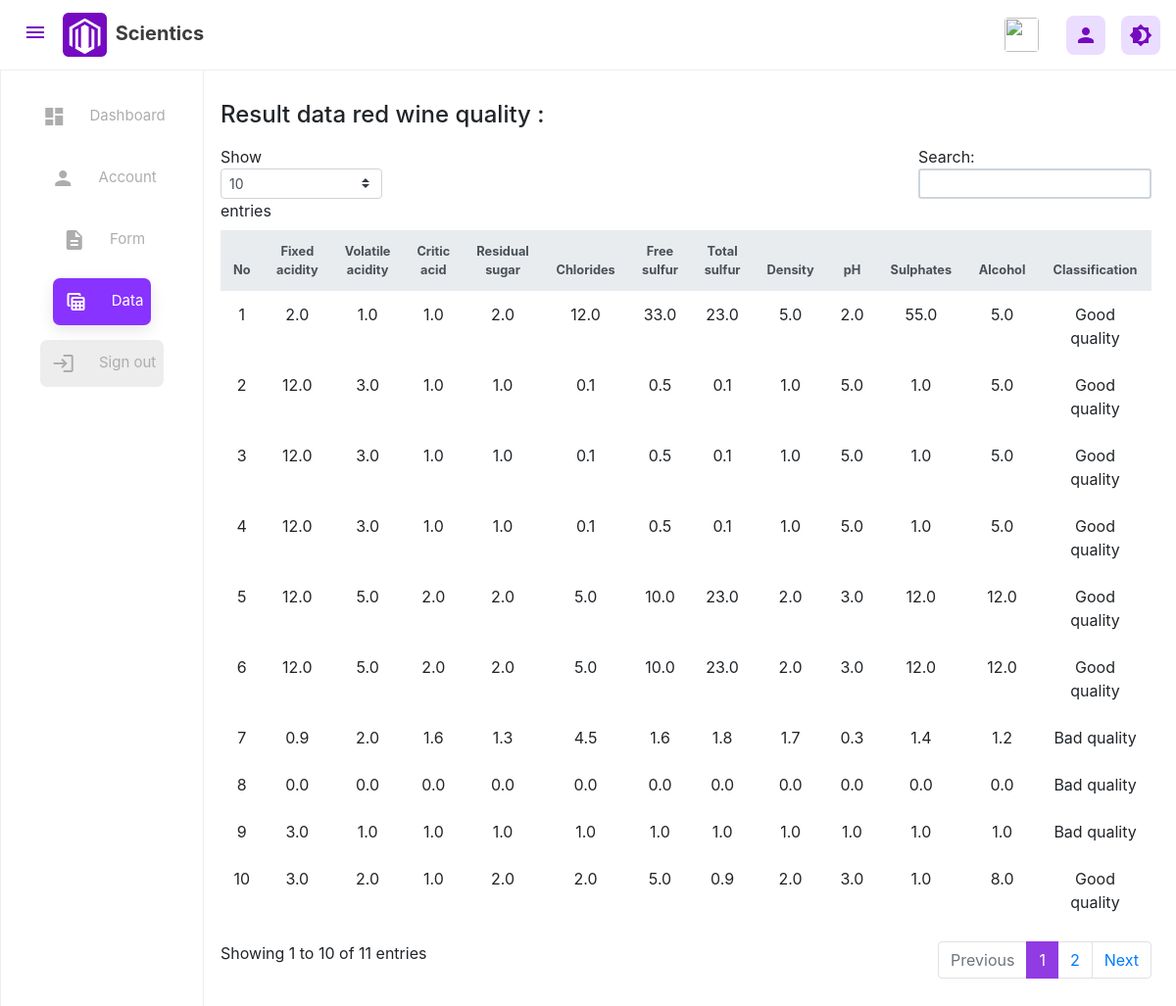
Page /result/ on the committed database.
### app/models.py (models this page shows, shortened)
class WineClassification(models.Model):
    fixed_acidity = models.FloatField()
    volatile_acidity = models.FloatField()
    citric_acid = models.FloatField()
    residual_sugar = models.FloatField()
    chlorides = models.FloatField()
    free_sulfur_dioxide = models.FloatField()
    total_sulfur_dioxide = models.FloatField()
    density = models.FloatField()
    pH = models.FloatField()
    sulphates = models.FloatField()
    alcohol = models.FloatField()
    classification = models.CharField(max_length=30)
    date_created = models.DateTimeField(auto_now_add=True)

### app/views.py (the view)
# urls.py: path('result/', views.data_wine, name='data-results'),
def data_wine(request):
    query = WineClassification.objects.filter().order_by('-date_created')
    return render(request, 'page/data.html', {'query': query})

### app/templates/page/data.html (shortened to what this page needs)
{% load static %}
<!DOCTYPE html>
<html lang="en">
<head>
    <link rel="stylesheet" href="https://stackpath.bootstrapcdn.com/bootstrap/4.5.2/css/bootstrap.min.css"
>
    <link rel="stylesheet" href="{% static 'css/dashboard.css' %}" />
    <link rel="stylesheet" href="{% static 'css/dark-mode.css' %}">
</head>
<body>
    {% include 'components/navbar.html' %}
    <div class="wrapper d-flex">
        <div class="sideMenu">
            <div class="sidebar">
                <ul class="navbar-nav side-nav mt-4">
                    <li class="nav-item active">
                        <a href="{% url 'app:dashboard' %}" data-toggle="tooltip" data-placement="right"
                            title="Dashboard" class="nav-link nav-link-dashboard px-2 ">
                            <i class="material-icons md-18 icon mycon">
                            </i>
                            <span class="text">Dashboard</span>
                        </a>
                    </li>
                    <li class="nav-item">
                        <a href="{% url 'app:profile' user.username %}" data-toggle="tooltip" data-placement="right"
                            title="Account Profile" class="nav-link nav-link-dashboard px-2">
                            <i class="material-icons md-18 mycon icon">
                            </i>
                            <span class="text">Account</span>
                        </a>
                    </li>
                    <li class="nav-item">
                        <a href="{% url 'app:predict' %}" data-toggle="tooltip" data-placement="right" title="Form"
                            class="nav-link nav-link-dashboard px-2">
                            <i class="material-icons icon mycon md-18 ">
                            </i>
                            <span class="text">Form</span>
                        </a>
                    </li>
                    <li class="nav-item">
                        <a href="{% url 'app:data-results' %}" data-toggle="tooltip" data-placement="right" title="Data"
                            class="nav-link nav-link-dashboard active px-2">
                            <i class="material-icons icon mycon md-18  ">
                            </i>
                            <span class="text">Data</span>
                        </a>
                    </li>
                    <li class="nav-item">
                        <a data-toggle="modal" data-target="#modalLogOut"
                            class="nav-link btn-logout nav-link-dashboard px-2">
                            <i class="material-icons icon mycon md-18  ">
                            </i>
                            <span class="text">Sign out</span>
                        </a>
                    </li>
                </ul>
            </div>
        </div>
        <div class="content">
            <main class="content-dashboard">
                <div class="container-fluid">
                    <div class="item">
                        <h4 class="my-3">Result data red wine quality : </h4>
                        <div class="table-responsive">
                            <table id="dataTable" class="table table-borderless container-fluid">
                                <thead class="thead-light">
                                    <tr class="text-center">
                                        <th scope="col text-sm">No</th>
                                        <th scope="col">Fixed acidity</th>
                                        <th scope="col">Volatile acidity</th>
                                        <th scope="col">Critic acid</th>
                                        <th scope="col">Residual sugar</th>
                                        <th scope="col">Chlorides</th>
                                        <th scope="col">Free sulfur</th>
                                        <th scope="col">Total sulfur</th>
                                        <th scope="col">Density</th>
                                        <th scope="col">pH</th>
                                        <th scope="col">Sulphates</th>
                                        <th scope="col">Alcohol</th>
                                        <th scope="col">Classification</th>
                                    </tr>
                                </thead>
                                <tbody>
                                    {% for data in query %}
                                    <tr class="text-center">
                                        <td>{{ forloop.counter }}</td>
                                        <td>{{ data.fixed_acidity }}</td>
                                        <td>{{ data.volatile_acidity }}</td>
                                        <td>{{ data.citric_acid }}</td>
                                        <td>{{ data.residual_sugar }}</td>
                                        <td>{{ data.chlorides }}</td>
                                        <td>{{ data.free_sulfur_dioxide }}</td>
                                        <td>{{ data.total_sulfur_dioxide }}</td>
                                        <td>{{ data.density }}</td>
                                        <td>{{ data.pH }}</td>
                                        <td>{{ data.sulphates }}</td>
                                        <td>{{ data.alcohol }}</td>
                                        <td>{{ data.classification }}</td>
                                    </tr>
                                    {% endfor %}
                                </tbody>
                            </table>
                        </div>
                    </div>
                </div>
            </main>
        </div>
    </div>
</body>
</html>

### app/templates/components/navbar.html (shortened to what this page needs)
{% load static %}
<nav id="myNav" class="navbar nav-dashboard navbar-expand-md navbar-dark sticky-top">
    <a class="nav-link px-2 sideMenuToggler">
        <span class="material-icons icon expandView icon-my-navbar mr-2 ">
        </span>
    </a>
    <div class="title-navbar">
        <a href="{% url 'app:dashboard' %}" class="navbar-brand">
            <img width="45" height="45" class="d-inline-block align-items-center mr-1"
                src="{% static 'img/brand2_white.png' %}" alt="">
            Scientics
        </a>
    </div>
    <div class="nav-top ml-auto">
        <ul class="navbar-nav navbar-nav-top ml-auto">
            <li class="nav-item navbar-nav-top-item nav-img">
                <img src="{{ user.profile.image.url }}" alt="" width="35" height="35" class="rounded ml-auto mr-1">
            </li>
            <li class="nav-item navbar-nav-top-item nav-username ml-4">
                <a class="link-profile" href="{% url 'app:profile' user.username %}" data-toggle="tooltip"
                    data-placement="bottom" title="Profile">
                    <i class="material-icons icon dark-light icon-my-navbar">
                    </i>
                </a>
            </li>
            <li class="nav-item navbar-nav-top-item ml-3">
                <div class="dark-light" id="darkSwitch">
                    <div class="icon-dark">
                        <span class="material-icons my-icon">
                        </span>
                    </div>
                </div>
            </li>
        </ul>
    </div>
</nav>

### app/static/css/dashboard.css (style rules this page uses)
:root { --main-color: #8639f9; --secondary-color: #9459be; --light-color: #ffffff; --black-800: #3d3d3d; --black-400: rgb(173, 173, 173); --shadow-black-100: 0 5px 15px #ad54ec57; --shadow-black-300: 0 5px 15px rgba(0, 0, 0, 0.3); --shadow-black-200: 0 5px 15px rgba(0, 0, 0, 0.2); }
* { margin: 0; padding: 0; outline: none !important; }
body { background-color: #fff; }
.material-icons { text-align: center; }
.material-icons.md-18 { font-size: 18px; }
.btn-logout { background-color: #ababab36; color: var(--black-800); cursor: pointer; transition: .3s ease-in-out; border-radius: 10px; padding: .5rem 1rem; }
.dark-light { width: 40px; height: 40px; background-color: #ebddff; display: flex; justify-content: center; align-items: center; border-radius: .5rem; cursor: pointer; transition: .3s ease; }
a.link-profile { text-decoration: none; }
.dark-light .icon-dark { display: block; }
.navbar-nav-top .navbar-nav-top-item { display: flex; box-sizing: border-box; }
.navbar-nav li.navbar-nav-top-item { margin: 5px 0; align-items: center; }
.nav-dashboard { background-color: var(--light-color); width: 100%; border-bottom: 1px solid #eee; }
.title-navbar .navbar-brand, .title-navbar .navbar-brand:hover { color: var(--black-800); font-weight: bold; font-size: 20px; }
.nav-link-dashboard { justify-self: center; color: var(--black-400); border-radius: 7px; transition: .3s ease-in; align-items: center; display: block; white-space: nowrap; }
.nav-link-dashboard.active, .nav-link-dashboard:hover { background: #8833ff; color: #fff; box-shadow: var(--shadow-black-100); }
.nav-item { margin-bottom: 15px; font-size: 15px; }
.icon-my-navbar, .icon-dark { color: var(--main-color); }
.my-icon { line-height: 2; }
.sideMenuToggler { cursor: pointer; color: rgb(92, 92, 92); font-weight: bold; }
.sideMenu { background: #fff; height: 100%; border: 1px solid #eee; }
.wrapper .sideMenu { position: fixed; padding: 20px 15px; top: 0; bottom: 0; margin: 50px auto; left: 0; width: 13rem; transition: all ease 0.25s; transform: translateX(-100%); z-index: 999; }
.wrapper .content { width: 100%; margin-left: 0rem; -webkit-transition: all ease 0.25s; transition: all ease 0.25s; }
.nav-link-dashboard .icon { margin-right: 1rem; font-size: 1.5rem; vertical-align: middle; height: 2rem; width: 2rem; display: -webkit-inline-box; display: -ms-inline-flexbox; display: inline-flex; -webkit-box-pack: center; -ms-flex-pack: center; justify-content: center; -webkit-box-align: center; -ms-flex-align: center; align-items: center; }
.item { padding: 15px 10px; }
@media (min-width: 1200px) { .wrapper .sideMenu { transform: translateX(0); } }
@media (min-width: 1200px) { .wrapper .content { margin-left: 12.5rem; } }

### app/static/css/dark-mode.css (style rules this page uses)
:root { --bg-dark: #1d202f; --secondary-dark: #222534; --dark-grey: #2f3242; --main-color: #750ac1; --secondary-color: #9459be; --light-color: #ffffff; --sun-light: #f5e612; --shadow-black-100: 0 5px 15px rgba(0, 0, 0, 0.1); --shadow-black-300: 0 5px 15px rgba(0, 0, 0, 0.3); }
[data-theme="dark"] .table td, .table th, [data-theme="dark"] .item-wine td span { color: var(--light-color); }

### app/templates/page/data.html (style rules this page uses)
th { font-size: .8rem; }

### rows in the picture
WineClassification: fixed_acidity "2.0", volatile_acidity "1.0", citric_acid "1.0", residual_sugar "2.0", chlorides "12.0", free_sulfur_dioxide "33.0", total_sulfur_dioxide "23.0", density "5.0", pH "2.0", sulphates "55.0", alcohol "5.0", classification "Good quality"
WineClassification: fixed_acidity "12.0", volatile_acidity "3.0", citric_acid "1.0", residual_sugar "1.0", chlorides "0.1", free_sulfur_dioxide "0.5", total_sulfur_dioxide "0.1", density "1.0", pH "5.0", sulphates "1.0", alcohol "5.0", classification "Good quality"
WineClassification: fixed_acidity "12.0", volatile_acidity "3.0", citric_acid "1.0", residual_sugar "1.0", chlorides "0.1", free_sulfur_dioxide "0.5", total_sulfur_dioxide "0.1", density "1.0", pH "5.0", sulphates "1.0", alcohol "5.0", classification "Good quality"
WineClassification: fixed_acidity "12.0", volatile_acidity "3.0", citric_acid "1.0", residual_sugar "1.0", chlorides "0.1", free_sulfur_dioxide "0.5", total_sulfur_dioxide "0.1", density "1.0", pH "5.0", sulphates "1.0", alcohol "5.0", classification "Good quality"
WineClassification: fixed_acidity "12.0", volatile_acidity "5.0", citric_acid "2.0", residual_sugar "2.0", chlorides "5.0", free_sulfur_dioxide "10.0", total_sulfur_dioxide "23.0", density "2.0", pH "3.0", sulphates "12.0", alcohol "12.0", classification "Good quality"
WineClassification: fixed_acidity "12.0", volatile_acidity "5.0", citric_acid "2.0", residual_sugar "2.0", chlorides "5.0", free_sulfur_dioxide "10.0", total_sulfur_dioxide "23.0", density "2.0", pH "3.0", sulphates "12.0", alcohol "12.0", classification "Good quality"
WineClassification: fixed_acidity "0.9", volatile_acidity "2.0", citric_acid "1.6", residual_sugar "1.3", chlorides "4.5", free_sulfur_dioxide "1.6", total_sulfur_dioxide "1.8", density "1.7", pH "0.3", sulphates "1.4", alcohol "1.2", classification "Bad quality"
WineClassification: fixed_acidity "0.0", volatile_acidity "0.0", citric_acid "0.0", residual_sugar "0.0", chlorides "0.0", free_sulfur_dioxide "0.0", total_sulfur_dioxide "0.0", density "0.0", pH "0.0", sulphates "0.0", alcohol "0.0", classification "Bad quality"
WineClassification: fixed_acidity "3.0", volatile_acidity "1.0", citric_acid "1.0", residual_sugar "1.0", chlorides "1.0", free_sulfur_dioxide "1.0", total_sulfur_dioxide "1.0", density "1.0", pH "1.0", sulphates "1.0", alcohol "1.0", classification "Bad quality"
WineClassification: fixed_acidity "3.0", volatile_acidity "2.0", citric_acid "1.0", residual_sugar "2.0", chlorides "2.0", free_sulfur_dioxide "5.0", total_sulfur_dioxide "0.9", density "2.0", pH "3.0", sulphates "1.0", alcohol "8.0", classification "Good quality"
